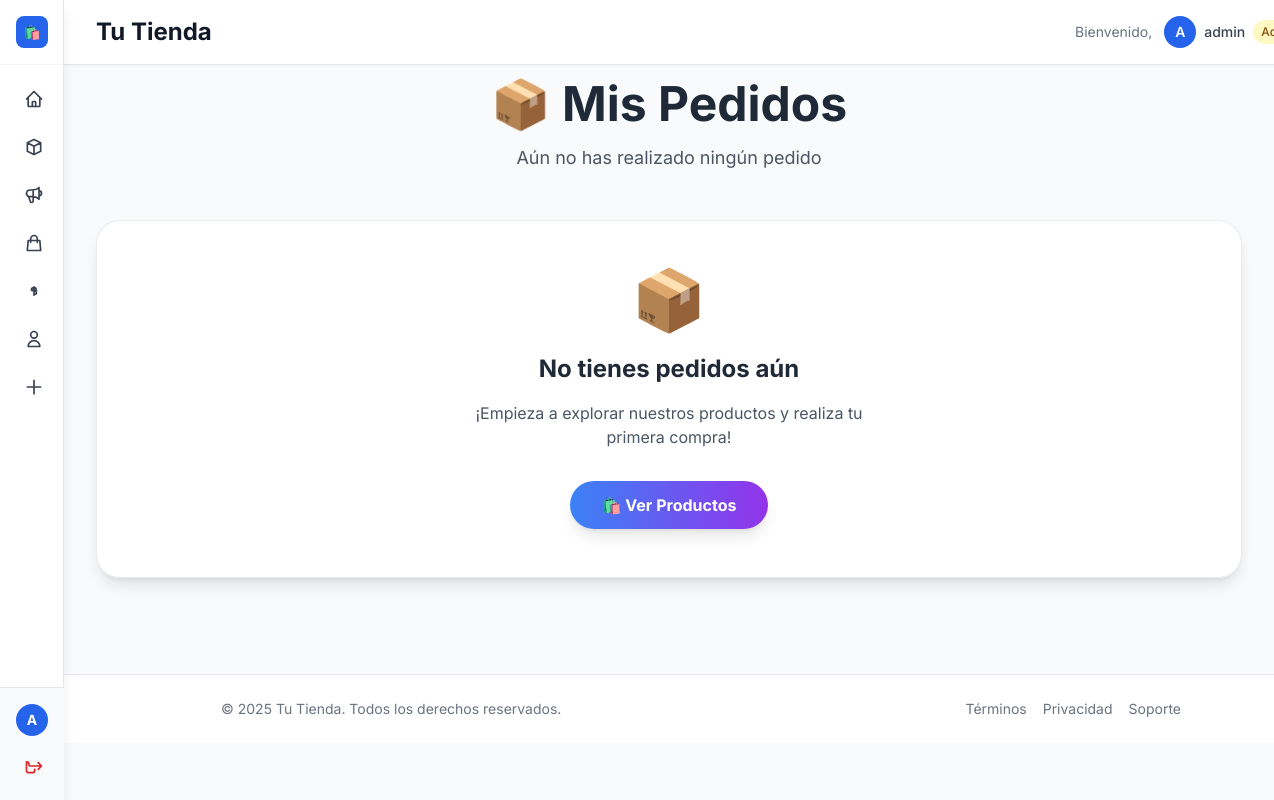
/productos/mis-pedidos/ (signed in), run on an earlier commit of the app's database.
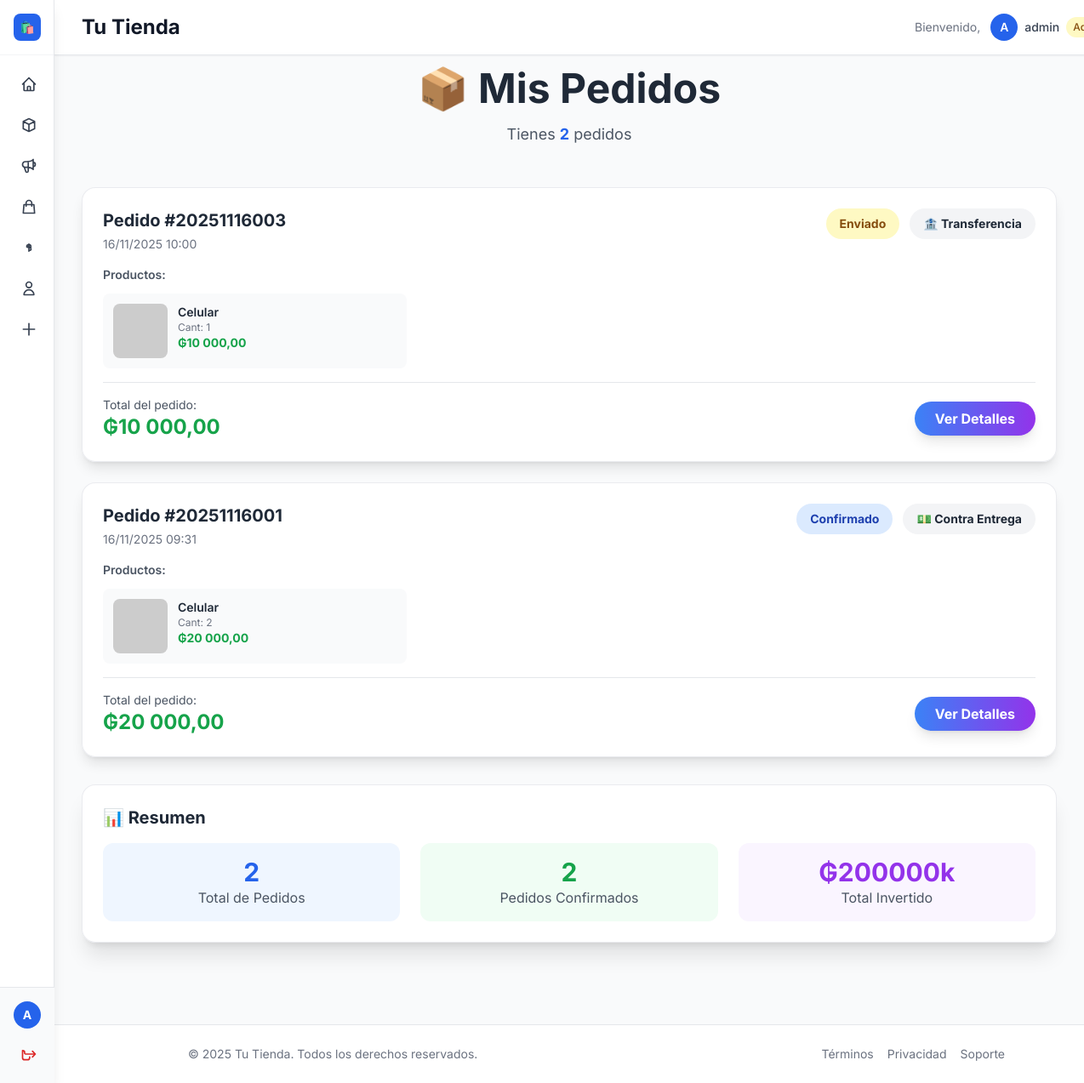
And on a later commit of the database.
### productos/models.py (models this page shows, shortened)
class Pedido(models.Model):
    ESTADO_CHOICES = (
        ('PENDIENTE', 'Pendiente'),  # Carrito activo
        ('CONFIRMADO', 'Confirmado'),
        ('PROCESANDO', 'En Proceso'),
        ('ENVIADO', 'Enviado'),
        ('ENTREGADO', 'Entregado'),
        ('CANCELADO', 'Cancelado'),
    )
    numero_pedido = models.CharField(max_length=20, unique=True, blank=True)
    usuario = models.ForeignKey(
        settings.AUTH_USER_MODEL,
        on_delete=models.CASCADE,
        related_name='pedidos',
        verbose_name='Usuario'
    )
    estado = models.CharField(
        max_length=20,
        choices=ESTADO_CHOICES,
        default='PENDIENTE',
        verbose_name='Estado'
    )
    total = models.DecimalField(
        max_digits=10,
        decimal_places=2,
        default=0,
        verbose_name='Total'
    )
    nombre_completo = models.CharField(max_length=200, blank=True, verbose_name='Nombre completo')
    email = models.EmailField(blank=True, verbose_name='Email')
    telefono = models.CharField(max_length=20, blank=True, verbose_name='Teléfono')
    direccion_envio = models.TextField(blank=True, verbose_name='Dirección de entrega')
    ciudad = models.CharField(max_length=100, blank=True, verbose_name='Ciudad')
    METODO_PAGO_CHOICES = (
        ('TRANSFERENCIA', 'Transferencia Bancaria'),
        ('CONTRA_ENTREGA', 'Pago en Puerta'),
        ('TARJETA', 'Tarjeta de Crédito/Débito'),
    )
    metodo_pago = models.CharField(
        max_length=20,
        choices=METODO_PAGO_CHOICES,
        blank=True,
        null=True,
        verbose_name='Método de Pago'
    )
    comprobante_pago = models.ImageField(
        upload_to='comprobantes/',
        null=True,
        blank=True,
        verbose_name='Comprobante de Pago',
        help_text='Imagen del comprobante de transferencia'
    )
    afiliado_referido = models.ForeignKey(
        settings.AUTH_USER_MODEL,
        on_delete=models.SET_NULL,
        null=True,
        blank=True,
        related_name='ventas_como_afiliado',
        verbose_name='Afiliado que refirió'
    )
    comision_total_field = models.DecimalField(
        max_digits=10,
        decimal_places=2,
        default=0,
        verbose_name='Comisión total'
    )
    porcentaje_comision = models.DecimalField(
        max_digits=5,
        decimal_places=2,
        default=10.00,
        verbose_name='% de comisión'
    )
    comision_pagada = models.BooleanField(
        default=False,
        verbose_name='Comisión pagada'
    )
    fecha_creacion = models.DateTimeField(auto_now_add=True, verbose_name='Fecha de creación')
    fecha_actualizacion = models.DateTimeField(auto_now=True, verbose_name='Última actualización')
    fecha_confirmacion = models.DateTimeField(null=True, blank=True, verbose_name='Fecha de confirmación')
    notas = models.TextField(blank=True, verbose_name='Notas del cliente')
    class Meta:
        verbose_name = "Pedido"
        verbose_name_plural = "Pedidos"
        ordering = ['-fecha_creacion']

class ItemPedido(models.Model):
    pedido = models.ForeignKey(
        Pedido,
        on_delete=models.CASCADE,
        related_name='items',
        verbose_name='Pedido'
    )
    producto = models.ForeignKey(
        Producto,
        on_delete=models.CASCADE,
        related_name='items_pedido',
        verbose_name='Producto'
    )
    cantidad = models.IntegerField(default=1, verbose_name='Cantidad')
    precio_unitario = models.DecimalField(
        max_digits=10,
        decimal_places=2,
        verbose_name='Precio unitario'
    )
    subtotal = models.DecimalField(
        max_digits=10,
        decimal_places=2,
        default=0,
        verbose_name='Subtotal'
    )
    fecha_agregado = models.DateTimeField(auto_now_add=True, verbose_name='Fecha agregado')
    class Meta:
        verbose_name = 'Item de Pedido'
        verbose_name_plural = 'Items de Pedido'
        unique_together = ('pedido', 'producto')

class Producto(models.Model):
    TIPO_PRODUCTO_CHOICES = (
        ('FISICO', 'Físico'),
        ('DIGITAL', 'Digital'),
    )
    nombre = models.CharField(max_length=200, verbose_name="Nombre")
    precio = models.DecimalField(max_digits=10, decimal_places=2, verbose_name="Precio")
    descripcion = models.TextField(verbose_name="Descripción")
    imagen = models.ImageField(
        upload_to='productos/',
        verbose_name="Imagen del Producto",
        null=True,
        blank=True,
        help_text="Sube una imagen del producto"
    )
    tipo_producto = models.CharField(
        max_length=7,
        choices=TIPO_PRODUCTO_CHOICES,
        default='FISICO',
        verbose_name="Tipo de Producto"
    )
    stock = models.IntegerField(
        default=0,
        verbose_name="Stock Disponible",
        help_text="Cantidad disponible en inventario. Los productos digitales tienen stock ilimitado"
    )
    vendedor = models.ForeignKey(
        settings.AUTH_USER_MODEL,
        on_delete=models.CASCADE,
        related_name="productos_creados",
        null=True,
        blank=True
    )
    afiliados = models.ManyToManyField(
        settings.AUTH_USER_MODEL,
        related_name='productos_afiliados',
        blank=True,
        verbose_name="Afiliados"
    )
    fecha_creacion = models.DateTimeField(auto_now_add=True, verbose_name="Fecha de Creación")
    fecha_actualizacion = models.DateTimeField(auto_now=True, verbose_name="Última Actualización")
    activo = models.BooleanField(default=True, verbose_name="Producto Activo")
    class Meta:
        verbose_name = "Producto"
        verbose_name_plural = "Productos"
        ordering = ['-fecha_creacion']

### productos/views.py (the view)
# urls.py: path('mis-pedidos/', views.mis_pedidos, name='mis_pedidos'),
@login_required
def mis_pedidos(request):
    pedidos = Pedido.objects.filter(
        usuario=request.user
    ).exclude(estado='PENDIENTE').order_by('-fecha_creacion')
    return render(request, 'productos/mis_pedidos.html', {'pedidos': pedidos})

### usuarios/models.py (called while the page is built)
    def es_vendedor(self):
        return self.tipo_usuario == 'VENDEDOR' or self.is_superuser

### productos/templates/productos/mis_pedidos.html (shortened to what the changed rows need)
{% extends 'base.html' %}
{% load humanize %}
{% block content %}
    <div class="max-w-7xl mx-auto">
        <div class="text-center mb-12">
            <h1 class="text-4xl md:text-5xl font-bold text-gray-800 mb-4">
                📦 Mis Pedidos
            </h1>
            <p class="text-lg text-gray-600">
                {% if pedidos %}
                    Tienes <span class="font-bold text-blue-600">{{ pedidos|length }}</span> pedido{{ pedidos|length|pluralize }}
                {% else %}
                    Aún no has realizado ningún pedido
                {% endif %}
            </p>
        </div>
        {% if pedidos %}
            <div class="space-y-6">
                {% for pedido in pedidos %}
                <div class="glass-card pedido-card rounded-2xl shadow-lg overflow-hidden">
                    <div class="p-6">
                        <div class="flex flex-wrap justify-between items-start mb-4 gap-4">
                            <div>
                                <h3 class="text-xl font-bold text-gray-800 mb-1">
                                    Pedido #{{ pedido.numero_pedido }}
                                </h3>
                                <p class="text-sm text-gray-500">
                                    {{ pedido.fecha_creacion|date:"d/m/Y H:i" }}
                                </p>
                            </div>
                            <div class="flex gap-3">
                                <span class="px-4 py-2 rounded-full text-sm font-bold
                                    {% if pedido.estado == 'CONFIRMADO' %}bg-blue-100 text-blue-800
                                    {% elif pedido.estado == 'PROCESANDO' %}bg-purple-100 text-purple-800
                                    {% elif pedido.estado == 'ENVIADO' %}bg-yellow-100 text-yellow-800
                                    {% elif pedido.estado == 'ENTREGADO' %}bg-green-100 text-green-800
                                    {% elif pedido.estado == 'CANCELADO' %}bg-red-100 text-red-800
                                    {% else %}bg-gray-100 text-gray-800
                                    {% endif %}">
                                    {{ pedido.get_estado_display }}
                                </span>
                                <span class="px-4 py-2 rounded-full text-sm font-bold bg-gray-100 text-gray-800">
                                    {% if pedido.metodo_pago == 'TRANSFERENCIA' %}🏦 Transferencia
                                    {% elif pedido.metodo_pago == 'CONTRA_ENTREGA' %}💵 Contra Entrega
                                    {% elif pedido.metodo_pago == 'TARJETA' %}💳 Tarjeta
                                    {% else %}💰 {{ pedido.get_metodo_pago_display }}
                                    {% endif %}
                                </span>
                            </div>
                        </div>
                        <div class="mb-4">
                            <h4 class="text-sm font-semibold text-gray-600 mb-3">Productos:</h4>
                            <div class="grid grid-cols-1 md:grid-cols-2 lg:grid-cols-3 gap-3">
                                {% for item in pedido.items.all %}
                                <div class="flex gap-3 p-3 bg-gray-50 rounded-lg">
                                    <img src="{{ item.producto.imagen.url }}"
                                         alt="{{ item.producto.nombre }}"
                                         class="w-16 h-16 object-cover rounded-lg"
                                         onerror="this.src='https://placehold.co/100x100/667eea/fff?text=P'">
                                    <div class="flex-1">
                                        <p class="font-semibold text-sm text-gray-800 line-clamp-1">
                                            {{ item.producto.nombre }}
                                        </p>
                                        <p class="text-xs text-gray-500">
                                            Cant: {{ item.cantidad }}
                                        </p>
                                        <p class="text-sm font-bold text-green-600">
                                            ₲{{ item.subtotal|intcomma }}
                                        </p>
                                    </div>
                                </div>
                                {% endfor %}
                            </div>
                        </div>
                        <div class="flex flex-wrap justify-between items-center pt-4 border-t gap-4">
                            <div>
                                <p class="text-sm text-gray-600">Total del pedido:</p>
                                <p class="text-2xl font-bold text-green-600">₲{{ pedido.total|intcomma }}</p>
                            </div>
                            <a href="{% url 'productos:detalle_pedido' pedido.id %}"
                               class="bg-gradient-to-r from-blue-500 to-purple-600 text-white font-bold py-2 px-6 rounded-full shadow-lg hover:shadow-xl transform hover:scale-105 transition duration-300">
                                Ver Detalles
                            </a>
                        </div>
                    </div>
                </div>
                {% endfor %}
            </div>
            <div class="glass-card rounded-2xl shadow-xl p-6 mt-8">
                <h3 class="text-xl font-bold text-gray-800 mb-4">📊 Resumen</h3>
                <div class="grid grid-cols-1 md:grid-cols-3 gap-6">
                    <div class="text-center p-4 bg-blue-50 rounded-xl">
                        <div class="text-3xl font-bold text-blue-600">{{ pedidos|length }}</div>
                        <div class="text-gray-600">Total de Pedidos</div>
                    </div>
                    <div class="text-center p-4 bg-green-50 rounded-xl">
                        <div class="text-3xl font-bold text-green-600">
                            {{ pedidos|length }}
                        </div>
                        <div class="text-gray-600">Pedidos Confirmados</div>
                    </div>
                    <div class="text-center p-4 bg-purple-50 rounded-xl">
                        <div class="text-3xl font-bold text-purple-600">
                            ₲{% widthratio pedidos|length 1 100000 %}k
                        </div>
                        <div class="text-gray-600">Total Invertido</div>
                    </div>
                </div>
            </div>
        {% else %}
            <div class="glass-card rounded-3xl p-12 text-center shadow-lg">
                <div class="text-6xl mb-6">📦</div>
                <h2 class="text-2xl font-bold text-gray-800 mb-4">No tienes pedidos aún</h2>
                <p class="text-gray-600 mb-8 max-w-md mx-auto">
                    ¡Empieza a explorar nuestros productos y realiza tu primera compra!
                </p>
                <a href="{% url 'productos:home' %}"
                   class="inline-block bg-gradient-to-r from-blue-500 to-purple-600 text-white font-bold py-3 px-8 rounded-full shadow-lg hover:shadow-xl transform hover:scale-105 transition duration-300">
                    🛍️ Ver Productos
                </a>
            </div>
        {% endif %}
    </div>
{% endblock %}

What changed in the data, as far as the page shows it:
added Pedido: numero_pedido "20251116003", fecha_creacion "16/11/2025 10:00", estado "Enviado", metodo_pago "🏦 Transferencia", total "10 000,00"
added ItemPedido: producto.nombre "Celular", cantidad "1", subtotal "10 000,00", shown under "20251116003"
added Pedido: numero_pedido "20251116001", fecha_creacion "16/11/2025 09:31", estado "Confirmado", metodo_pago "💵 Contra Entrega", total "20 000,00"
added ItemPedido: producto.nombre "Celular", cantidad "2", subtotal "20 000,00", shown under "20251116001"
Also different on the page:
{{ pedidos|length }}: (not shown) → "2"
text no longer shown: "Aún no has realizado ningún pedido 📦 No tienes pedidos aún ¡Empieza a explorar nuestros productos y realiza tu primera compra! 🛍️ Ver Productos"
text now shown: "Tienes pedido 📊 Resumen Total de Pedidos Pedidos Confirmados ₲ 200000 k Total Invertido"
